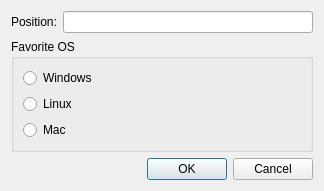
<?xml version="1.0" encoding="UTF-8"?>
<ui version="4.0">
 <class>InfoDialog</class>
 <widget class="QDialog" name="InfoDialog">
  <property name="geometry">
   <rect>
    <x>0</x>
    <y>0</y>
    <width>324</width>
    <height>190</height>
   </rect>
  </property>
  <property name="windowTitle">
   <string>Dialog</string>
  </property>
  <layout class="QVBoxLayout" name="verticalLayout_3">
   <item>
    <layout class="QVBoxLayout" name="verticalLayout_2">
     <item>
      <layout class="QHBoxLayout" name="horizontalLayout">
       <item>
        <widget class="QLabel" name="label">
         <property name="text">
          <string>Position:</string>
         </property>
        </widget>
       </item>
       <item>
        <widget class="QLineEdit" name="positionLineEdit"/>
       </item>
      </layout>
     </item>
     <item>
      <widget class="QGroupBox" name="groupBox">
       <property name="title">
        <string>Favorite OS</string>
       </property>
       <layout class="QVBoxLayout" name="verticalLayout">
        <item>
         <widget class="QRadioButton" name="windowsRadioButton">
          <property name="text">
           <string>Windows</string>
          </property>
         </widget>
        </item>
        <item>
         <widget class="QRadioButton" name="linuxRadioButton">
          <property name="text">
           <string>Linux</string>
          </property>
         </widget>
        </item>
        <item>
         <widget class="QRadioButton" name="macRadioButton">
          <property name="text">
           <string>Mac</string>
          </property>
         </widget>
        </item>
       </layout>
      </widget>
     </item>
    </layout>
   </item>
   <item>
    <layout class="QHBoxLayout" name="horizontalLayout_2">
     <item>
      <spacer name="horizontalSpacer">
       <property name="orientation">
        <enum>Qt::Orientation::Horizontal</enum>
       </property>
       <property name="sizeHint" stdset="0">
        <size>
         <width>40</width>
         <height>20</height>
        </size>
       </property>
      </spacer>
     </item>
     <item>
      <widget class="QPushButton" name="okPushButton">
       <property name="text">
        <string>OK</string>
       </property>
      </widget>
     </item>
     <item>
      <widget class="QPushButton" name="cancelPushButton">
       <property name="text">
        <string>Cancel</string>
       </property>
      </widget>
     </item>
    </layout>
   </item>
  </layout>
 </widget>
 <resources/>
 <connections/>
</ui>
